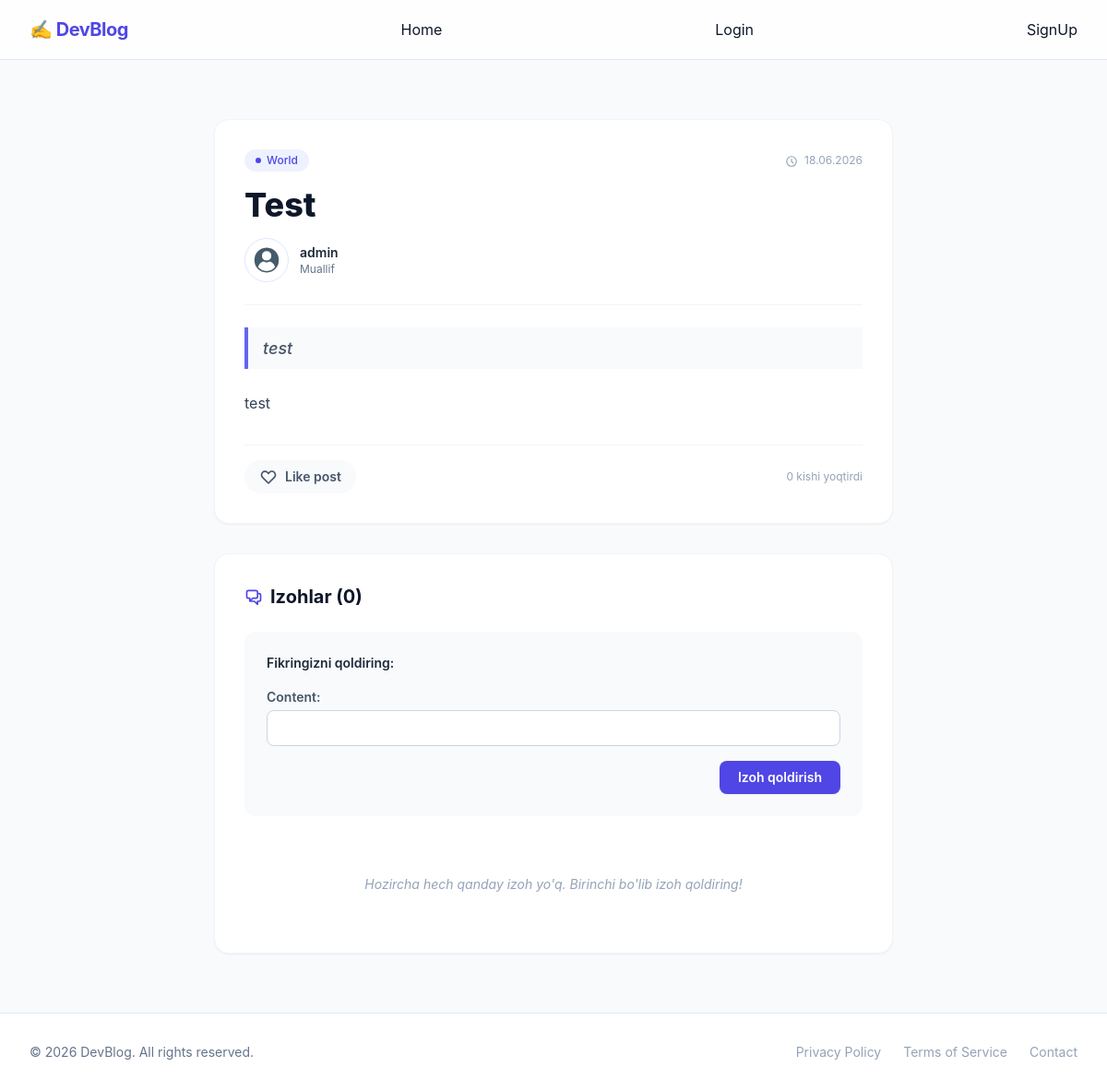
The app's page /posts/detailed/3, older data.
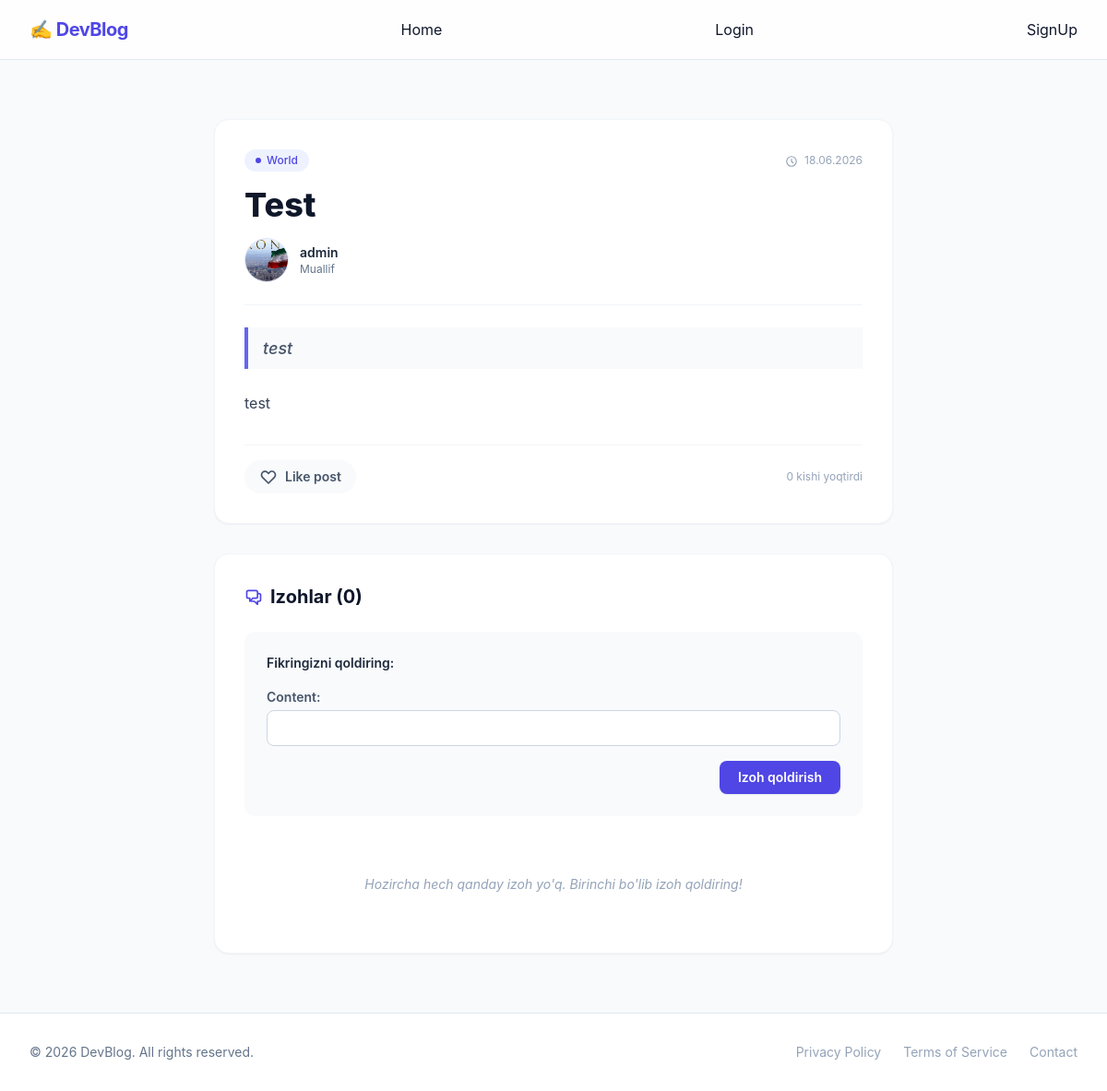
The same page, newer data.
### posts/models.py (models this page shows, shortened)
class Post(models.Model):
    title = models.CharField(max_length=100)
    desc = models.CharField(max_length=600)
    author = models.ForeignKey(CustomUser, on_delete=models.CASCADE)
    image = models.ImageField(upload_to='posts/', null=True, blank=True)
    body = models.TextField()
    category = models.ForeignKey(Category, on_delete=models.SET_NULL, null=True, blank=True)
    created_at = models.DateTimeField(auto_now_add=True)
    @property
    def users_who_liked(self):
        return [like.user for like in self.likes.all()]

class Category(models.Model):
    name = models.CharField(max_length=30)
    desc = models.CharField(max_length=500)
    def __str__(self):
        return self.name

class Like(models.Model):
    post = models.ForeignKey(Post, on_delete=models.CASCADE, related_name='likes')
    user = models.ForeignKey(CustomUser, on_delete=models.CASCADE)
    created_at = models.DateTimeField(auto_now_add=True)
    class Meta:
        unique_together = ('post', 'user')

### accounts/models.py (models this page shows)
class CustomUser(AbstractUser):
    age = models.IntegerField(null=True, blank=True)
    profile_img = models.ImageField(upload_to='avatars/', default='default_profile.jpg', blank=True)
    phone_number = models.CharField(max_length=15, blank=True, null=True)

### posts/views.py (the view)
# urls.py: path('detailed/<int:pk>', PostDetailView.as_view(), name='post-detail'),
class PostDetailView(View):
    def get(self, request, pk):
        form = CommentForm()
        post = get_object_or_404(Post, pk=pk)
        comments = Comment.objects.filter(post=post).all()
        return render(request, 'post-detail.html', {'post':post, 'comments':comments, 'form':form})

### posts/forms.py
class CommentForm(forms.ModelForm):
    content = forms.CharField(min_length=1, max_length=1000)
    class Meta:
        model = Comment
        fields = ['content']

### templates/post-detail.html (shortened to what the changed rows need)
{% extends 'base.html' %}
{% block content %}
<div class="max-w-3xl mx-auto px-4 py-8">
    <article class="bg-white rounded-2xl shadow-sm border border-slate-100 overflow-hidden mb-8">
        <div class="p-6 md:p-8">
            <div class="flex items-center justify-between mb-4">
                {% if post.category %}
                    <span class="inline-flex items-center gap-1.5 px-3 py-1 rounded-full text-xs font-medium bg-indigo-50 text-indigo-600">
                        <span class="w-1.5 h-1.5 rounded-full bg-indigo-600"></span>
                        {{ post.category }}
                    </span>
                {% endif %}
                <span class="text-xs text-slate-400">
                    <svg class="h-3.5 w-3.5 inline mr-1" fill="none" viewBox="0 0 24 24" stroke="currentColor">
                        <path stroke-linecap="round" stroke-linejoin="round" stroke-width="2" d="M12 8v4l3 3m6-3a9 9 0 11-18 0 9 9 0 0118 0z" />
                    </svg>
                    {{ post.created_at|date:"d.m.Y" }}
                </span>
            </div>
            <h1 class="text-2xl md:text-4xl font-extrabold text-slate-900 mb-4 leading-tight">
                {{ post.title }}
            </h1>
            <div class="flex items-center gap-3 mb-6 pb-6 border-b border-slate-100">
                <div class="h-12 w-12 rounded-full overflow-hidden bg-indigo-50 border border-indigo-100 flex items-center justify-center text-indigo-600 font-bold text-lg uppercase shadow-inner flex-shrink-0">
                    {% if post.author.profile_img %}
                        <img src="{{ post.author.profile_img.url }}" alt="{{ post.author }}" class="w-full h-full object-cover">
                    {% else %}
                        {{ post.author|slice:":1" }}
                    {% endif %}
                </div>
                <div>
                    <p class="text-sm font-semibold text-slate-800">{{ post.author.get_full_name|default:post.author.username }}</p>
                    <p class="text-xs text-slate-500">Muallif</p>
                </div>
            </div>
            {% if post.desc %}
                <p class="text-lg text-slate-600 font-medium italic mb-6 leading-relaxed border-l-4 border-indigo-500 pl-4 bg-slate-50 py-2">
                    {{ post.desc }}
                </p>
            {% endif %}
            <div class="prose max-w-none text-slate-700 leading-relaxed mb-8">
                {{ post.body|linebreaks }}
            </div>
            <div class="flex items-center justify-between pt-4 border-t border-slate-100">
                <form method="POST" action="{% url 'like' post.pk %}" class="inline-block">
                    {% if request.user in post.users_who_liked.all or request.user in post.users_who_liked %}
                        <button type="submit" class="inline-flex items-center gap-2 text-sm font-semibold text-rose-600 bg-rose-50 hover:bg-rose-100 px-4 py-2 rounded-full transition-colors">
                            <svg class="h-5 w-5 fill-rose-600" xmlns="http://www.w3.org/2000/svg" viewBox="0 0 24 24">
                                <path d="M12 21.35l-1.45-1.32C5.4 15.36 2 12.28 2 8.5 2 5.42 4.42 3 7.5 3c1.74 0 3.41.81 4.5 2.09C13.09 3.81 14.76 3 16.5 3 19.58 3 22 5.42 22 8.5c0 3.78-3.4 6.86-8.55 11.54L12 21.35z"/>
                            </svg>
                            <span>Liked</span>
                        </button>
                    {% else %}
                        <button type="submit" class="inline-flex items-center gap-2 text-sm font-semibold text-slate-600 bg-slate-50 hover:bg-slate-100 hover:text-slate-900 px-4 py-2 rounded-full transition-colors">
                        </button>
                    {% endif %}
                </form>
                <div class="text-xs text-slate-400">
                    {{ post.users_who_liked.count|default:0 }} kishi yoqtirdi
                </div>
            </div>
        </div>
    </article>
</div>
{% endblock %}

Row changes from the older to the newer data that the page shows:
changed through a linked row, Post "Test": author.profile_img: a different picture
